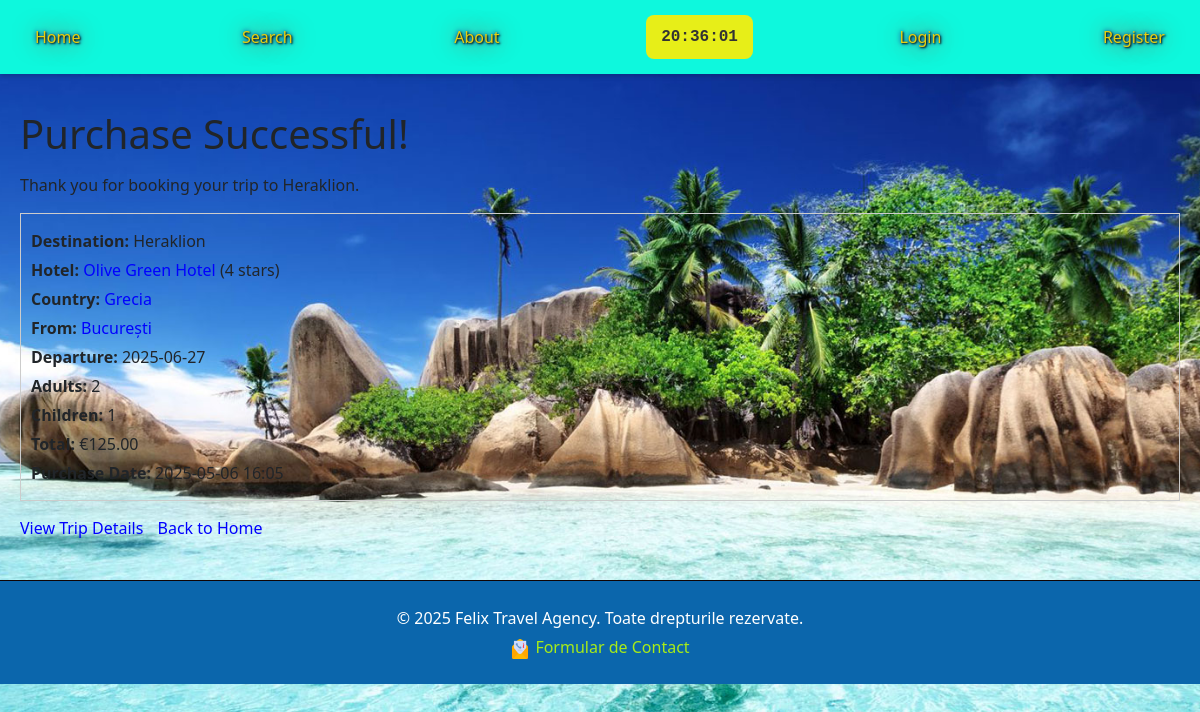
Page /purchase/14/success/ on the committed database.
### trips/models.py (models this page shows, shortened)
class Purchase(models.Model):
    trip = models.ForeignKey(Trip, on_delete=models.CASCADE)
    user = models.ForeignKey(User, on_delete=models.CASCADE, null=True)
    adults = models.PositiveIntegerField()
    children = models.PositiveIntegerField()
    purchase_date = models.DateTimeField(auto_now_add=True)
    @property
    def total_amount(self):
        return self.adults * self.trip.price_adult + self.children * self.trip.price_child

class Trip(models.Model):
    TRIP_TYPES = (
        ('BB', 'Bed & Breakfast'),
        ('HB', 'Half Board'),
        ('FB', 'Full Board'),
        ('AI', 'All Inclusive'),
    )
    departure_city = models.ForeignKey(City, related_name='departure_trips', on_delete=models.CASCADE)
    departure_airport = models.ForeignKey(Airport, related_name='departure_trips', on_delete=models.CASCADE)
    destination_city = models.ForeignKey(City, related_name='destination_trips', on_delete=models.CASCADE)
    destination_hotel = models.ForeignKey(Hotel, on_delete=models.CASCADE)
    destination_airport = models.ForeignKey(Airport, related_name='destination_trips', on_delete=models.CASCADE)
    departure_date = models.DateField()
    return_date = models.DateField()
    length_of_stay = models.IntegerField()  # in days
    trip_type = models.CharField(max_length=2, choices=TRIP_TYPES)
    price_adult = models.DecimalField(max_digits=10, decimal_places=2)
    price_child = models.DecimalField(max_digits=10, decimal_places=2)
    promoted = models.BooleanField(default=False)
    places_adults = models.IntegerField()
    places_children = models.IntegerField()

class City(models.Model):
    name = models.CharField(max_length=100)
    country = models.ForeignKey(Country, on_delete=models.CASCADE)
    image = models.ImageField(upload_to='city_images/', null=True, blank=True)
    class Meta:
        unique_together = ['name', 'country']

class Hotel(models.Model):
    name = models.CharField(max_length=100)
    standard = models.IntegerField(choices=[(i, f"{i} stars") for i in range(1, 6)])  # 1-5 stars
    description = models.TextField()
    city = models.ForeignKey(City, on_delete=models.CASCADE)

class Country(models.Model):
    name = models.CharField(max_length=100, unique=True)
    continent = models.ForeignKey(Continent, on_delete=models.CASCADE)

### trips/views.py (the view)
# urls.py: path('purchase/<int:purchase_id>/success/', views.purchase_success, name='purchase_success'),
def purchase_success(request, purchase_id):
    purchase = get_object_or_404(Purchase, id=purchase_id)
    return render(request, 'trips/purchase_success.html', {'purchase': purchase})

### trips/context_processors.py (called while the page is built)
def user_purchases(request):
    if request.user.is_authenticated:
        purchases = Purchase.objects.filter(user=request.user).select_related('trip__destination_hotel__city').order_by('-purchase_date')[:5]
        return {'user_purchases': purchases}
    return {'user_purchases': []}

### trips/templates/trips/purchase_success.html (shortened to what this page needs)
{% extends 'trips/master.html' %}
{% load static %}
{% block extra_css %}
    <link rel="stylesheet" href="{% static 'css/purchase_success.css' %}">
{% endblock %}
{% block content %}
    <div class="success-section">
        <h1>Purchase Successful!</h1>
        <p>Thank you for booking your trip to {{ purchase.trip.destination_city.name }}.</p>
        <div class="details">
            <p><strong>Destination:</strong> {{ purchase.trip.destination_hotel.city.name }}</p>
            <p><strong>Hotel:</strong> <a href="{% url 'search_trips' %}?hotel={{ purchase.trip.destination_hotel.id }}">{{ purchase.trip.destination_hotel.name }}</a> ({{ purchase.trip.destination_hotel.standard }} stars)</p>
            <p><strong>Country:</strong> <a href="{% url 'search_trips' %}?country={{ purchase.trip.destination_hotel.city.country.id }}">{{ purchase.trip.destination_hotel.city.country.name }}</a></p>
            <p><strong>From:</strong> <a href="{% url 'search_trips' %}?departure_city={{ purchase.trip.departure_city.id }}">{{ purchase.trip.departure_city.name }}</a></p>
            <p><strong>Departure:</strong> {{ purchase.trip.departure_date|date:"Y-m-d" }}</p>
            <p><strong>Adults:</strong> {{ purchase.adults }}</p>
            <p><strong>Children:</strong> {{ purchase.children }}</p>
            <p><strong>Total:</strong> €{{ purchase.total_amount }}</p>
            <p><strong>Purchase Date:</strong> {{ purchase.purchase_date|date:"Y-m-d H:i" }}</p>
        </div>
        <div class="links">
            <a href="{% url 'trip_detail' purchase.trip.id %}">View Trip Details</a>
            <a href="{% url 'home' %}">Back to Home</a>
        </div>
    </div>
{% endblock %}

### trips/static/css/base.css (style rules this page uses)
body { background-image: url('/static/images/plaja2.jpg'); background-size: cover; background-position: center; background-repeat: no-repeat; background-attachment: fixed; min-height: 100vh; margin: 0; }

### trips/static/css/purchase_success.css (style rules this page uses)
.success-section { margin-top: 20px; }
.success-section h1 { margin-bottom: 15px; }
.details { margin-bottom: 15px; padding: 10px; border: 1px solid #ccc; }
.details p { margin: 5px 0; }
.details a { color: blue; text-decoration: none; }
.links a { margin-right: 10px; color: blue; text-decoration: none; }

### rows in the picture
Purchase: trip.destination_city.name "Heraklion", trip.destination_hotel.city.name "Heraklion", trip.destination_hotel.name "Olive Green Hotel", trip.destination_hotel.standard "4", trip.destination_hotel.city.country.name "Grecia", trip.departure_city.name "București", trip.departure_date "2025-06-27", adults "2", children "1", total_amount "125.00", purchase_date "2025-05-06 16:05"
